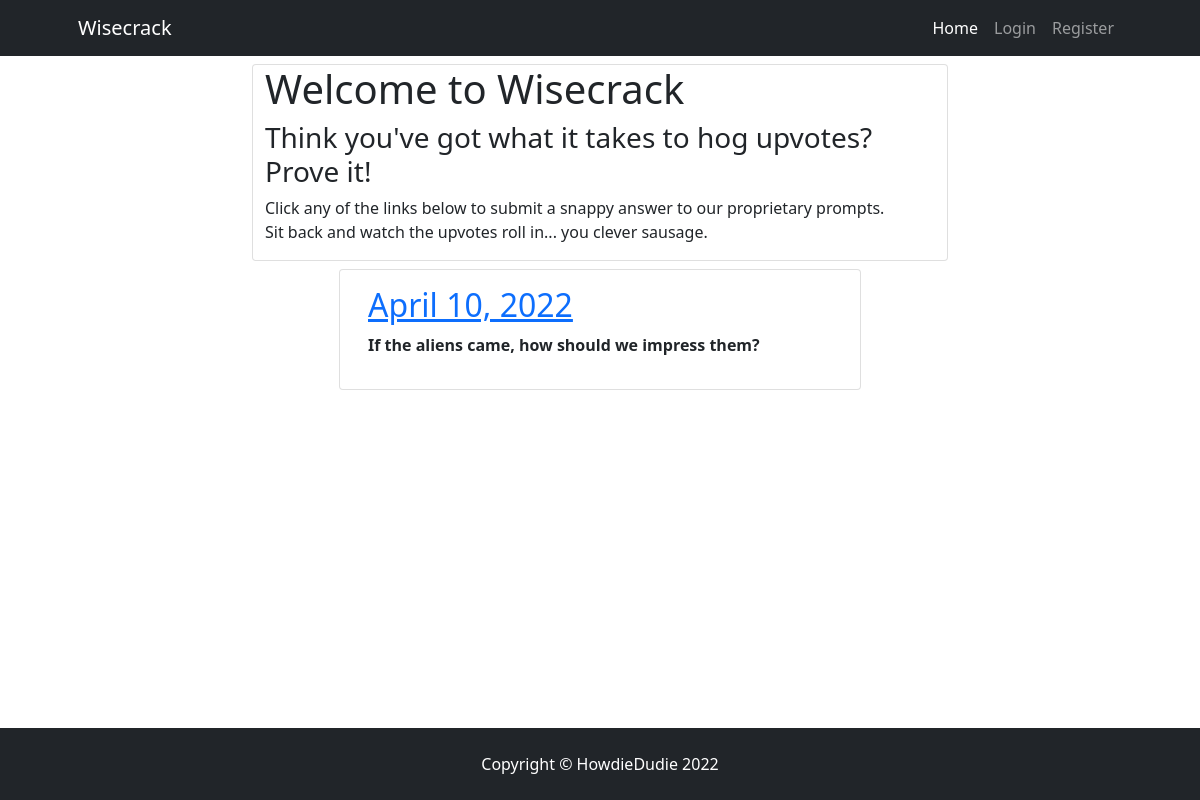
The page / on the database its author committed.
### wisecrack/models.py (models this page shows, shortened)
class Prompt(models.Model):
    date = models.DateField(auto_now=True)
    prompt = models.TextField(max_length=300,
                              null=False, blank=False,
                              unique=True, default="What's the crack?")
    slug = models.SlugField(max_length=200, unique=True)
    subs_list = models.ManyToManyField(
        User, related_name='prompt_sub', blank=True)

### wisecrack/views.py (the view)
# urls.py: path('', views.PromptList.as_view(), name='home'),
class PromptList(generic.ListView):
    model = Prompt
    queryset = Prompt.objects.order_by('-date')
    template_name = 'prompt_list.html'

### wisecrack/templates/prompt_list.html
{% extends "base.html" %}
{% block content %}
<div class="container-fluid">
    <div class="row">
        <div class="col-12">
            <div class="row">
                <div class="card col-lg-8 col-sm-12 offset-lg-2 mt-2">
                    <h1>Welcome to Wisecrack</h1>
                    <h3>Think you've got what it takes to hog upvotes?
                        Prove it!</h3>
                    <p>Click any of the links below to submit a snappy answer
                        to our proprietary prompts.
                        <br />Sit back and watch the upvotes roll in...
                        you clever sausage.</p>
                </div>
                {% for prompt in prompt_list %}
                <div class="card col-lg-6 col-sm-12 offset-lg-3 mt-2">
                    <div class="card-body">
                        <h2>
                            <a href="{% url 'prompt_detail' prompt.slug prompt.pk %}">
                                {{ prompt.date }}
                            </a>
                        </h2>
                        <p><strong>{{ prompt.prompt }}</strong></p>
                    </div>
                </div>
                {% endfor %}
            </div>
        </div>
    </div>
</div>
{% endblock content %}

### rows shown on the page
Prompt: date "April 10, 2022", prompt "If the aliens came, how should we impress them?"
